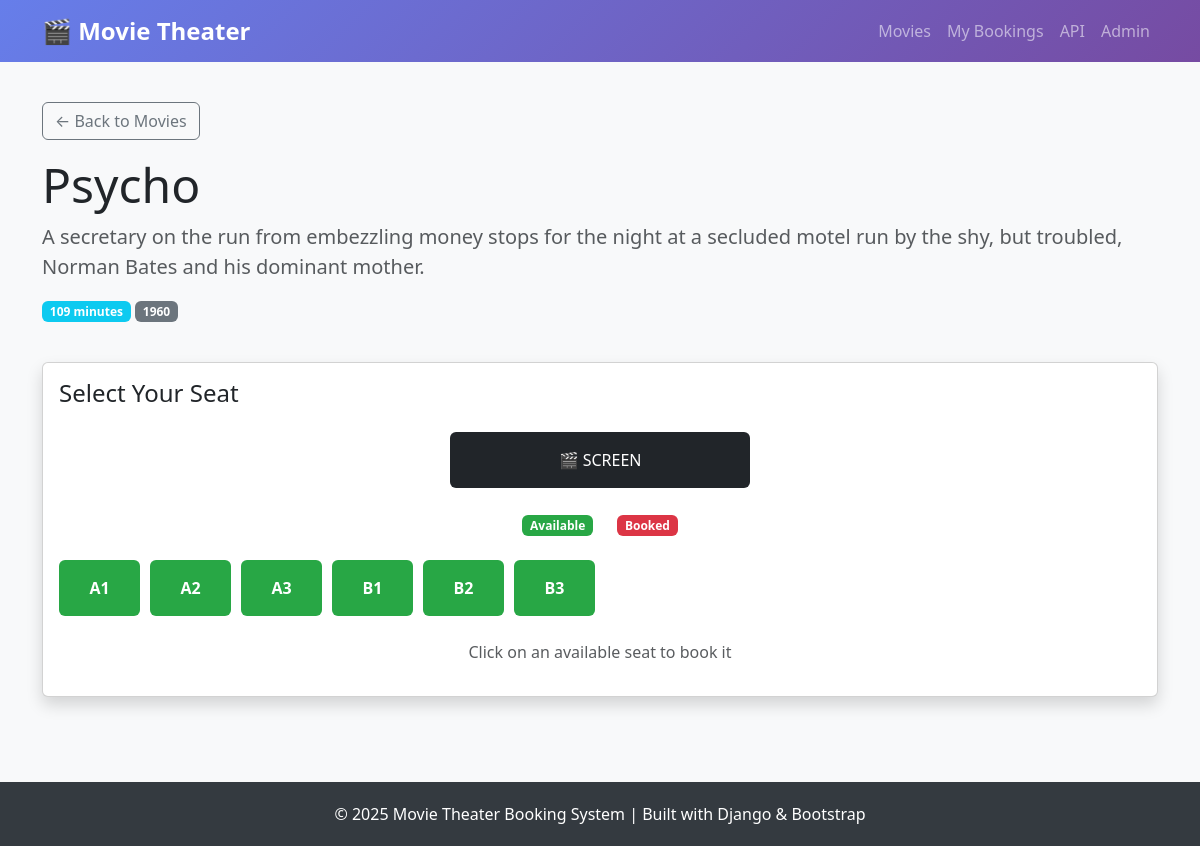
Page /book/3/ on the earlier database version.
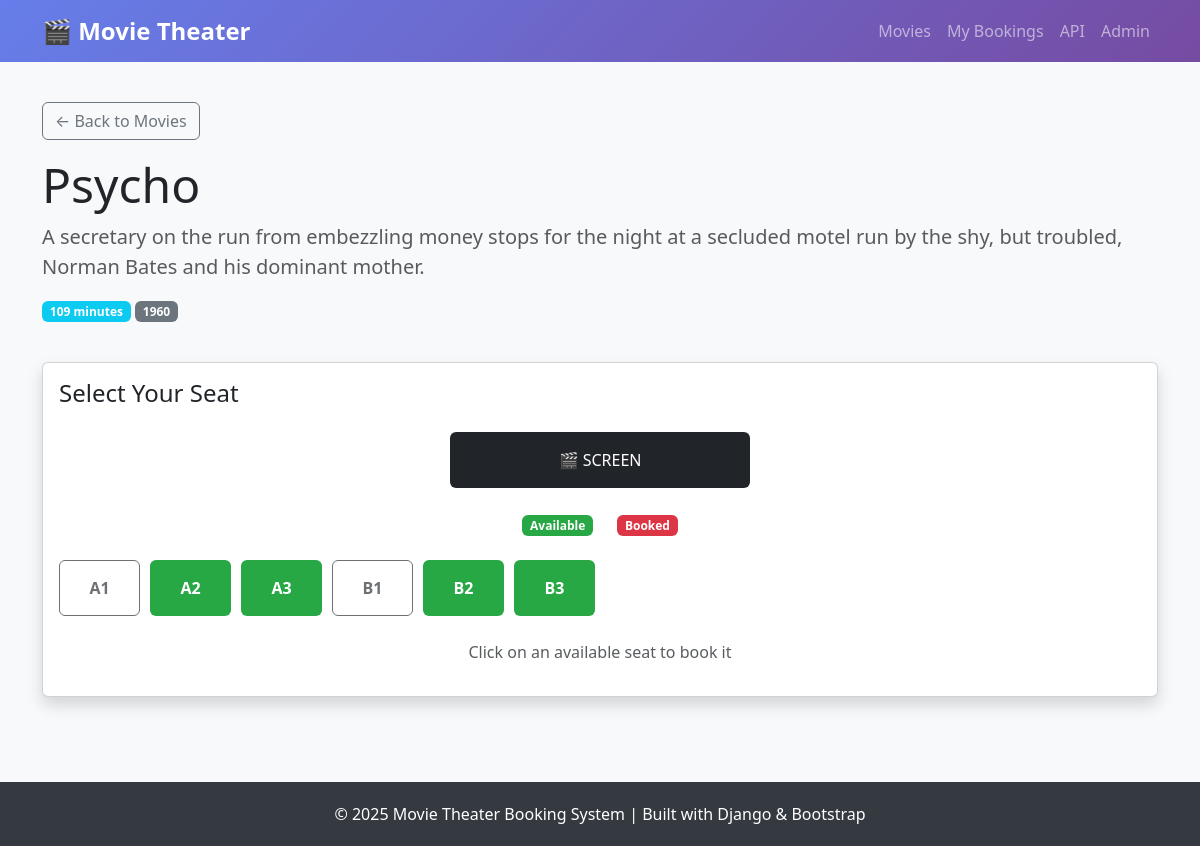
Same page on the later database version.
### bookings/models.py (models this page shows, shortened)
class Seat(models.Model):
    SEAT_STATUS_CHOICES = [
        ('available', 'Available'),
        ('booked', 'Booked'),
    ]
    seat_number = models.CharField(max_length=10)
    status = models.CharField(
        max_length=20,
        choices=SEAT_STATUS_CHOICES,
        default='available'
    )
    movie = models.ForeignKey(
        Movie,
        on_delete=models.CASCADE,
        related_name='seats',
        null=True,
        blank=True
    )
    class Meta:
        ordering = ['seat_number']
        unique_together = ['seat_number', 'movie']  # Unique per movie

### bookings/views.py (the view, shortened to what this page needs)
# urls.py: path('book/<int:movie_id>/', views.seat_booking, name='book_seat'),
def seat_booking(request, movie_id):
    movie = get_object_or_404(Movie, id=movie_id)
    seats = Seat.objects.filter(movie=movie) | Seat.objects.filter(movie__isnull=True)
    return render(request, 'bookings/seat_booking.html', {
        'movie': movie,
        'seats': seats
    })

### bookings/templates/bookings/seat_booking.html (shortened to what this page needs)
{% extends 'bookings/base.html' %}
{% block content %}
<div class="row mb-4">
    <div class="col-12">
        <a href="{% url 'movie_list' %}" class="btn btn-outline-secondary mb-3">
            ← Back to Movies
        </a>
        <h1 class="display-5">{{ movie.title }}</h1>
        <p class="lead text-muted">{{ movie.description }}</p>
        <div class="mb-3">
            <span class="badge bg-info">{{ movie.duration }} minutes</span>
            <span class="badge bg-secondary">{{ movie.release_date|date:"Y" }}</span>
        </div>
    </div>
</div>
<div class="row">
    <div class="col-12">
        <div class="card shadow">
            <div class="card-body">
                <h4 class="card-title mb-4">Select Your Seat</h4>
                <div class="text-center mb-4">
                    <div class="p-3 bg-dark text-white rounded" style="max-width: 300px; margin: 0 auto;">
                        🎬 SCREEN
                    </div>
                </div>
                <div class="d-flex justify-content-center gap-4 mb-4">
                    <span><span class="badge seat-available">Available</span></span>
                    <span><span class="badge seat-booked">Booked</span></span>
                </div>
                {% if seats %}
                <form method="POST">
                    <div class="seat-grid">
                        {% for seat in seats %}
                            {% if seat.status == 'available' %}
                                <button type="submit" name="seat_id" value="{{ seat.id }}"
                                        class="btn seat-btn seat-available">
                                    {{ seat.seat_number }}
                                </button>
                            {% else %}
                                <button type="button" class="btn seat-btn seat-booked" disabled>
                                    {{ seat.seat_number }}
                                </button>
                            {% endif %}
                        {% endfor %}
                    </div>
                    <div class="text-center mt-4">
                        <p class="text-muted">Click on an available seat to book it</p>
                    </div>
                </form>
                {% else %}
                <div class="alert alert-warning text-center">
                    <h5>No Seats Available</h5>
                    <p class="mb-0">All seats for this movie are currently booked or no seats have been added yet.</p>
                </div>
                {% endif %}
            </div>
        </div>
    </div>
</div>
{% endblock %}

Differences in the rows shown:
changed Seat (number 1 of 6 on the later page): status "available" → "booked" (drawn)
changed Seat (number 4 of 6 on the later page): status "available" → "booked" (drawn)
